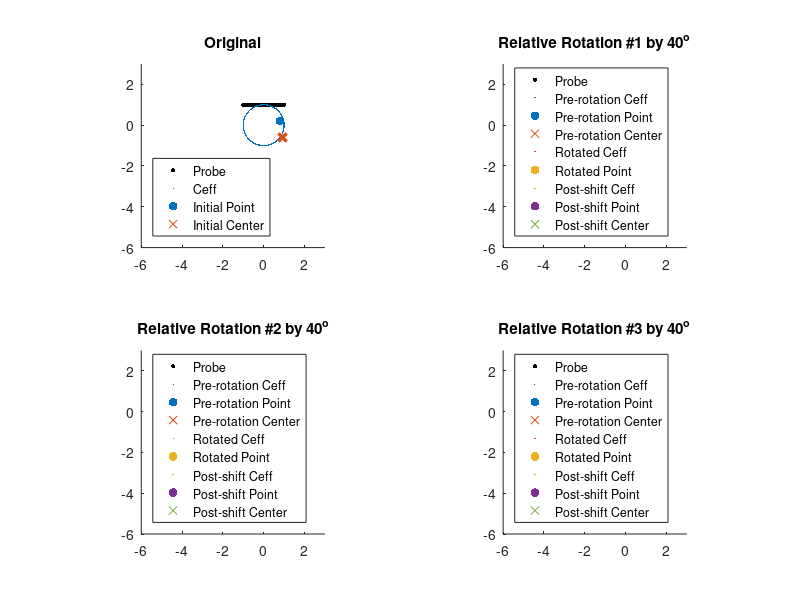

Write MATLAB code to recreate this figure.
clear; close all; clc;

%% ===== Global parameters ====== %%
L = 2; %-length of probe
WorldXLim = 1.5*[-2*L,L]; %-used for plot xlim 
WorldYLim = 1.5*[-2*L,L]; %-used for plot ylim

num_points = 1;
num_rot = 3;

PLOT_ON = true; %-{'true','false'}


%% ======= Input angles and intial rotation center ====== %%
%-Create random point in unit disk
pts_rt = rand(2,num_points);
pts_rt(1,:) = sqrt(pts_rt(1,:));
pts_rt(2,:) = 2*pi*pts_rt(2,:);
pts_xy = [pts_rt(1,:).*cos(pts_rt(2,:)); ...
          pts_rt(1,:).*sin(pts_rt(2,:)) ];


%-Generate rotation
sub1 = ceil(sqrt(num_rot));
sub2 = ceil(num_rot/sub1);
% angle_rad = (2*pi)*(rand(1,num_rot));
angle_rad = [40,40,40]*(pi/180); 

rotcenter_xy = 2*rand(2,1)-1; 
%-[Note] In practice
%  rotcenter_xy =  [relative dist. from probe left end] + [-L/2;L/2]


%-Save original parameters
rotcenter_origin = rotcenter_xy;
pts_origin = pts_xy;


%% ====== Effective area ===== %% 
%-Create Ceff area

frame_ref = linspace(0,2*pi,1000);
Ceff_area = L/2*[cos(frame_ref);sin(frame_ref)];

%-Create probe location
probe_area = [linspace(-L/2,L/2,100);...
              linspace(L/2,L/2,100)];

%-Save original parameters
Ceff_origin = Ceff_area;


%% ======= Setup rotation operation ====== %%
%-[Note] Rotate the stage clockwise by assigned angle
rotate = @(in_xy,center_xy,angle_rad) ...
          [ cos(angle_rad) sin(angle_rad);...
           -sin(angle_rad) cos(angle_rad) ]*...
           (in_xy - repmat(center_xy,1,size(in_xy,2))) + ...
           repmat(center_xy,1,size(in_xy,2));





%% ===== Plot simluated rotaion + traslation ===== %%
if PLOT_ON
    figure(1);
    subplot(sub1,sub2,1)

    hold on;

    xlim(WorldXLim);
    ylim(WorldYLim);


    plot(probe_area(1,:),probe_area(2,:),'.k','MarkerSize',10);
    plot(Ceff_area(1,:),Ceff_area(2,:),'.','MarkerSize',3);
    scatter(pts_xy(1,:),pts_xy(2,:),40,'filled')
    scatter(rotcenter_xy(1), rotcenter_xy(2),'x','LineWidth',2.5);

    title('Original')
    axis('square')
    legend({'Probe','Ceff','Initial Point','Initial Center'},...
                    'Location','Southwest');
end

for I = 1:num_rot
    if PLOT_ON
        subplot(sub1,sub2,I+1)
        hold on;
        xlim(WorldXLim)
        ylim(WorldYLim)
    
        %-Pre-rotate layout
        plot(probe_area(1,:),probe_area(2,:),'.k','MarkerSize',10);
        plot(Ceff_area(1,:),Ceff_area(2,:),'.','MarkerSize',3)
        scatter(pts_xy(1,:),pts_xy(2,:),40,'filled')
        scatter(rotcenter_xy(1), rotcenter_xy(2),'x','LineWidth',2.5);
    end
    
    %-Rotate by rotational stage center
    Ceff_area = rotate(Ceff_area,rotcenter_xy,angle_rad(I));
    pts_xy = rotate(pts_xy,rotcenter_xy,angle_rad(I));
    
    if PLOT_ON
        plot(Ceff_area(1,:),Ceff_area(2,:),'.','MarkerSize',3)
        scatter(pts_xy(1,:),pts_xy(2,:),40,'filled')
    end

    %-Shift by assigned value
    %-[Note]: Rotational center also shifted
    dxy = [cos(angle_rad(I))-1, sin(angle_rad(I));...
          -sin(angle_rad(I)),  cos(angle_rad(I))-1]*rotcenter_xy;
    Ceff_area = bsxfun(@plus, Ceff_area, dxy);
    pts_xy    = bsxfun(@plus, pts_xy,    dxy);
    rotcenter_xy = bsxfun(@plus, rotcenter_xy, dxy);

    %-Post-shift layout
    if PLOT_ON
        plot(Ceff_area(1,:),Ceff_area(2,:),'.','MarkerSize',3)
        scatter(pts_xy(1,:),pts_xy(2,:),40,'filled')
        scatter(rotcenter_xy(1), rotcenter_xy(2),'x','LineWidth',2.5);
    
        title(strcat('Relative Rotation #',num2str(I),{' by '},num2str(angle_rad(I)*180/pi,3),'^o'))
        axis('square')
        legend({'Probe','Pre-rotation Ceff','Pre-rotation Point','Pre-rotation Center',...
                        'Rotated Ceff','Rotated Point',...
                        'Post-shift Ceff','Post-shift Point','Post-shift Center'},...
                        'Location','Southwest');
    end
end




